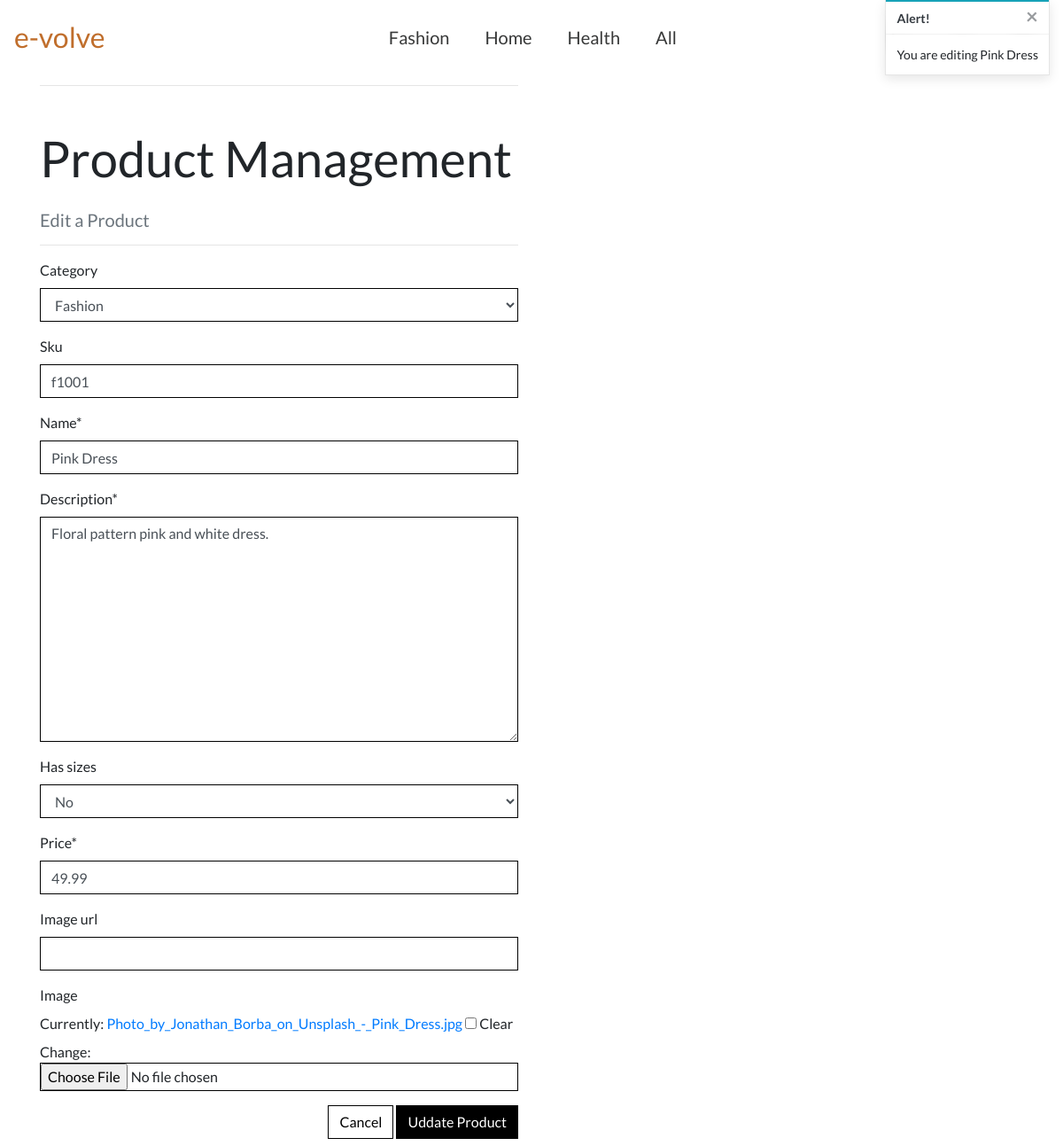
/products/edit/2/ (signed in), run on the app's committed database.
### products/models.py (models this page shows, shortened)
class Product(models.Model):
    category = models.ForeignKey('Category', null=True, blank=True,
                                 on_delete=models.SET_NULL)
    sku = models.CharField(max_length=254, null=True, blank=True)
    name = models.CharField(max_length=254)
    description = models.TextField()
    has_sizes = models.BooleanField(default=False, null=True, blank=True)
    price = models.DecimalField(max_digits=6, decimal_places=2)
    image_url = models.URLField(max_length=1024, null=True, blank=True)
    image = models.ImageField(null=True, blank=True)

### products/views.py (the view)
# urls.py: path('edit/<int:product_id>/', views.edit_product, name='edit_product'),
@login_required()
def edit_product(request, product_id):
    if not request.user.is_superuser:
        messages.error(request, 'Sorry, only store owners can do that.')
        return redirect(reverse('home'))
    product = get_object_or_404(Product, pk=product_id)
    if request.method == 'POST':
        form = ProductForm(request.POST, request.FILES, instance=product)
        if form.is_valid():
            form.save()
            messages.success(request, 'Successfully updated product!')
            return redirect(reverse('product_detail', args=[product.id]))
        else:
            messages.error(request, 'Failed to update product. Please ensure the form is valid.')
    else:
        form = ProductForm(instance=product)
        messages.info(request, f'You are editing {product.name}')
    template = 'products/edit_product.html'
    context = {
        'form': form,
        'product': product,
    }
    return render(request, template, context)

### products/forms.py
class ProductForm(forms.ModelForm):
    class Meta:
        model = Product
        fields = '__all__'
    def __init__(self, *args, **kwargs):
        super().__init__(*args, **kwargs)
        categories = Category.objects.all()
        friendly_names = [(c.id, c.get_friendly_name()) for c in categories]
        self.fields['category'].choices = friendly_names
        for field_name, field in self.fields.items():
            field.widget.attrs['class'] = 'border-black rounded-0'

### products/models.py (called while the page is built)
    def get_friendly_name(self):
        return self.friendly_name

### products/templates/products/edit_product.html (shortened to what this page needs)
{% extends "base.html" %}
{% load static %}
{% block content %}
    <div class="overlay"></div>
    <div class="container">
        <div class="row">
            <div class="mt-5 col-12 col-md-6">
                <hr class="mt-5 mb-5">
                <h2 class="logo-font mb-4">Product Management</h2>
                <h5 class="text-muted">Edit a Product</h5>
                <hr>
            </div>
        </div>
        <div class="row">
            <div class="col-12 col-md-6">
                <form method="POST" action="{% url 'edit_product' product.id %}" class="form mb-2" enctype="multipart/form-data">
                    {{ form | crispy }}
                    <div class="text-right">
                        <a class="btn btn-outline-black rounded-0" href="{% url 'products' %}">Cancel</a>
                        <button class="btn btn-black rounded-0" type="submit">Uddate Product</button>
                    </div>
                </form>
            </div>
        </div>
    </div>
{% endblock %}

### static/css/base.css (style rules this page uses)
* { padding: 0; border: 0; margin: 0; border-color: #33373a; }
html { height: 100%; }
body, html { height: 100%; }
body { font-family: Lato; }
.btn-black { background: black; color: white; }
.btn-outline-black { background: white; color: black !important; border: 1px solid black; }
.border-black { border: 1px solid black !important; }
.overlay { height: 100%; width: 100%; top: 60px; left: 0; position: fixed; background: white; z-index: -1; }
@media screen and (min-device-width : 700px) { .carousel-caption h1, h2, h3 { font-size: 56px; } }

### data on the page
Product: category "Fashion", sku "f1001", name "Pink Dress", description "Floral pattern pink and white dress.", has_sizes "No", price "49.99"

### other printed values
{{ message }} "You are editing Pink Dress"
